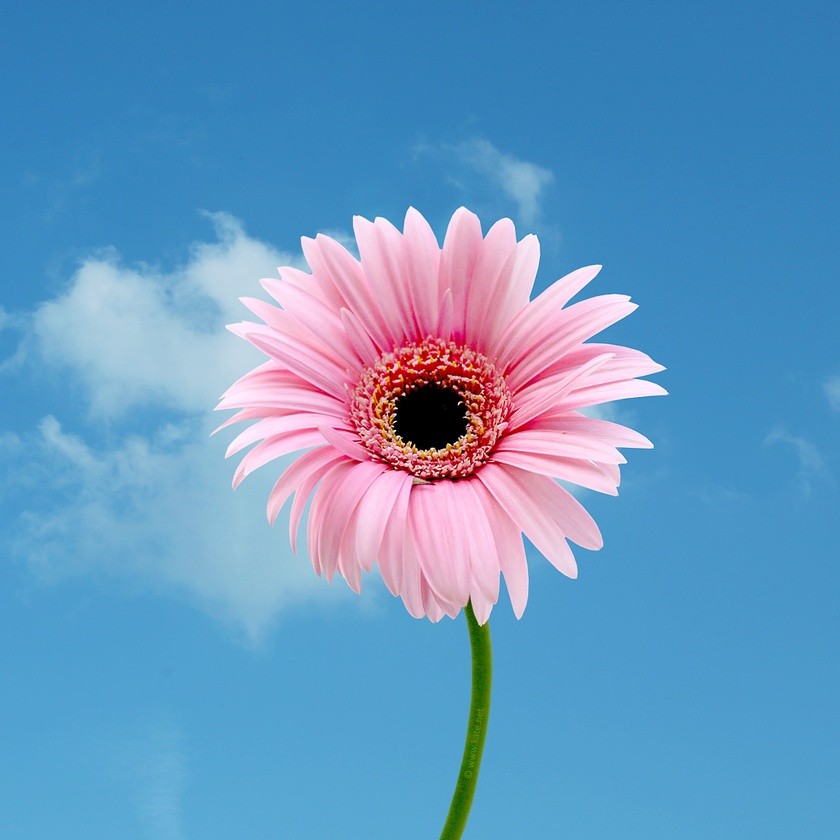
#> input picture IP/flower.jpg, 840 x 840 px, shrunk from 1024 x 1024 before the run
$ jupyter execute Ip_Pac_3.ipynb
#> lines starting #> are read from the running program, lines starting #| are printed output that depends on the picture
[cell 1]
import cv2
import numpy as np
import matplotlib.pyplot as plt

# Read the image
image_path = 'flower.jpg'
original_image = cv2.imread(image_path, cv2.IMREAD_GRAYSCALE)
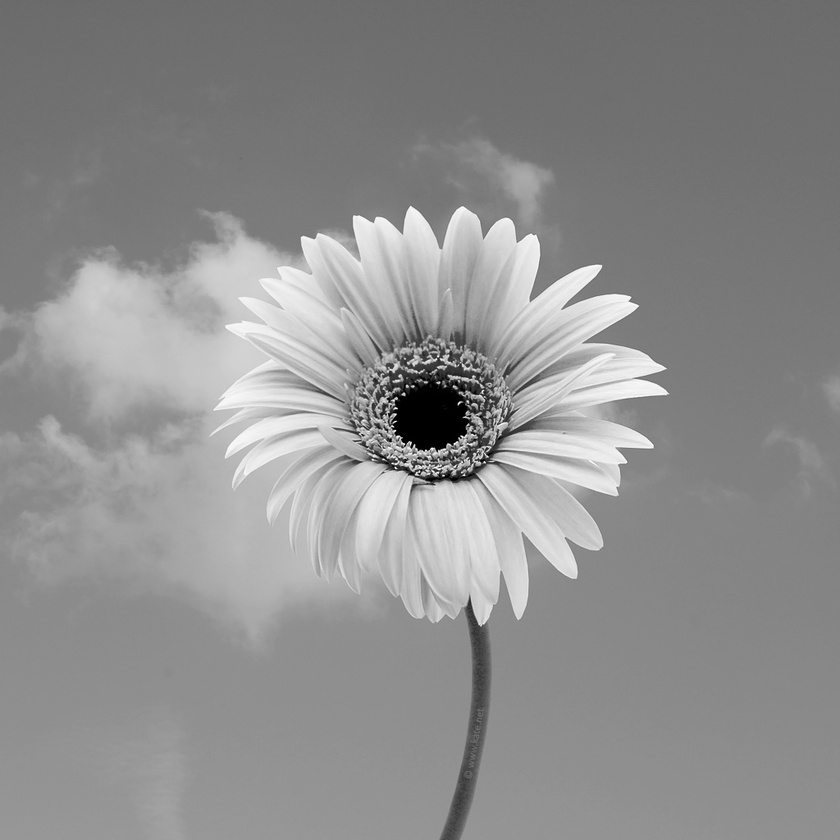
#> original_image: shape (840, 840); min 0, max 255, mean 142.4

# Display the original image
plt.figure(figsize=(12, 4))
plt.subplot(1, 3, 1)
plt.imshow(original_image, cmap='gray')
plt.title('Original Image')

# Calculate and display the original image histogram
plt.subplot(1, 3, 2)
plt.hist(original_image.flatten(), bins=256, range=[0, 256], color='gray', alpha=0.7)
plt.title('Original Image Histogram')

# Equalize the image
equalized_image = cv2.equalizeHist(original_image)
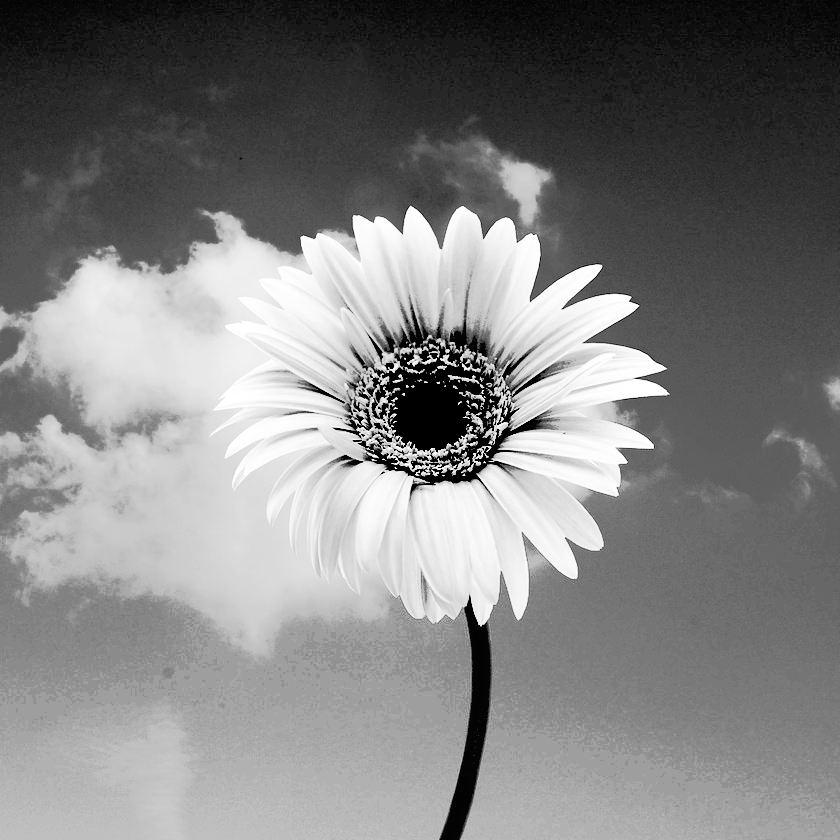
#> equalized_image: shape (840, 840); min 0, max 255, mean 129

# Calculate and display the equalized image histogram
plt.subplot(1, 3, 3)
plt.hist(equalized_image.flatten(), bins=256, range=[0, 256], color='gray', alpha=0.7)
plt.title('Equalized Image Histogram')

# Display the equalized image
plt.figure(figsize=(4, 4))
plt.imshow(equalized_image, cmap='gray')
plt.title('Image with Equalized Histogram')

plt.tight_layout()
plt.show()
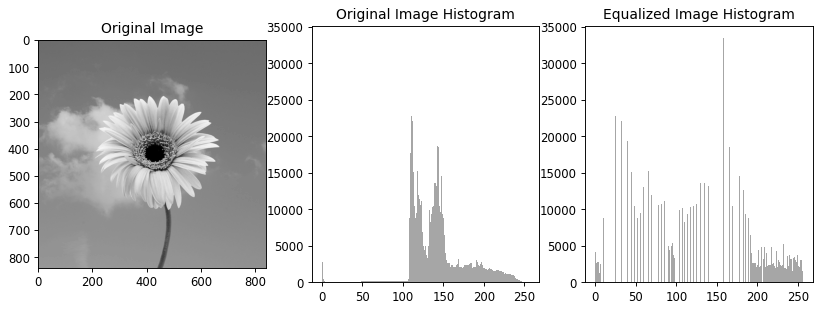
#> figure drawn by matplotlib, 3 panels; panel 2: tallest bar 33490 high, from x = 143 to 144; panel 3: tallest bar 33490 high, from x = 158 to 159

$ run again, with IP/IMG_5450.jpg copied over IP/flower.jpg
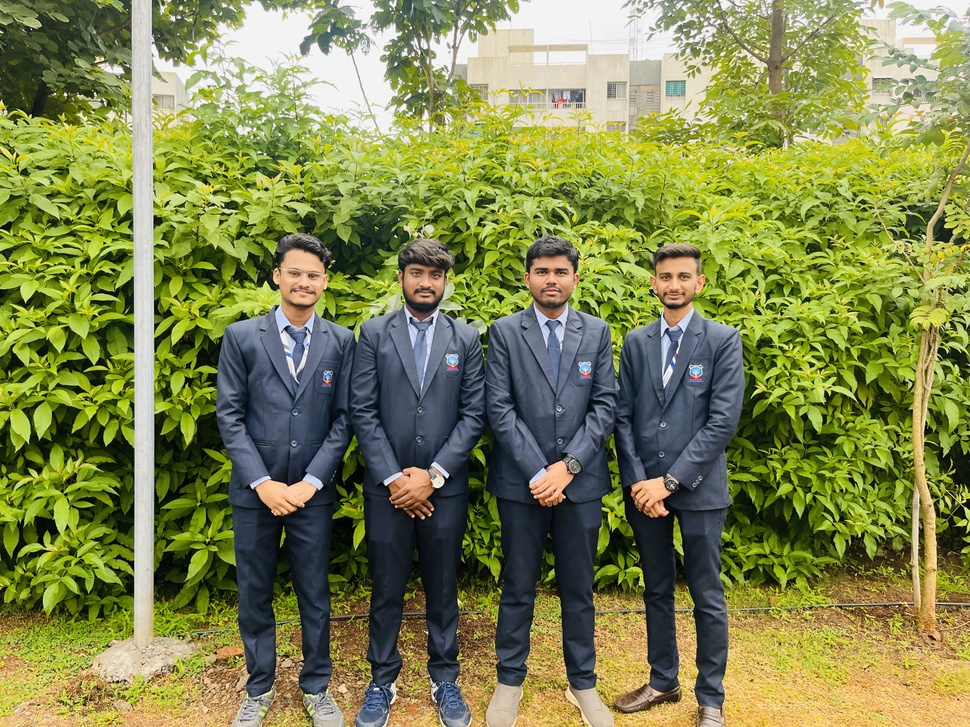
#> input picture IP/IMG_5450.jpg, 970 x 727 px, shrunk from 4032 x 3024 before the run
#> `equalized_image = cv2.equalizeHist(original_image)`:
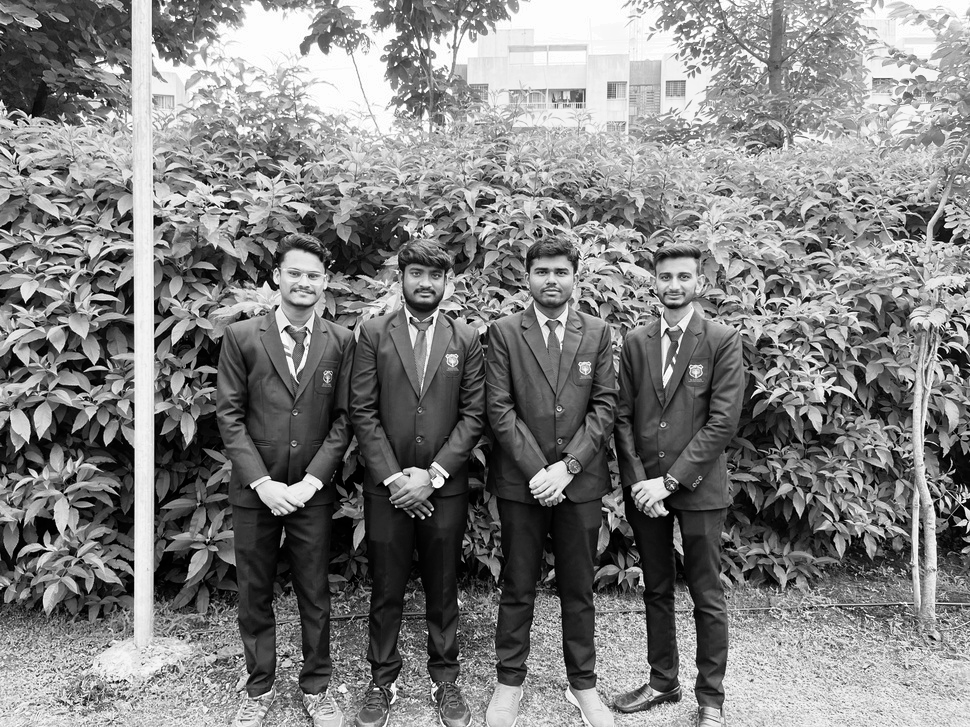
#> equalized_image: shape (727, 970); min 0, max 255, mean 128
#> `plt.show()`:
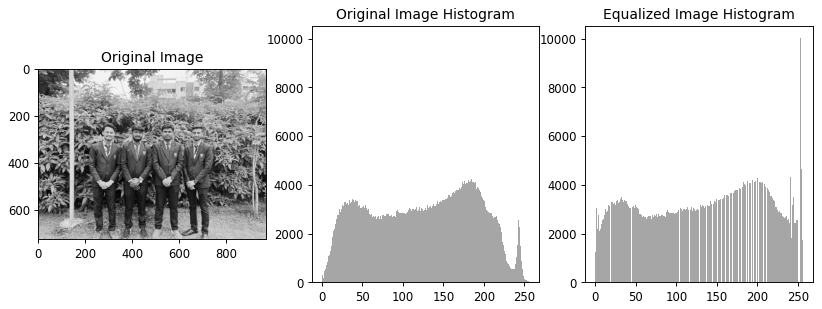
#> figure drawn by matplotlib, 3 panels; panel 2: tallest bar 10027 high, from x = 243 to 244; panel 3: tallest bar 10027 high, from x = 253 to 254
